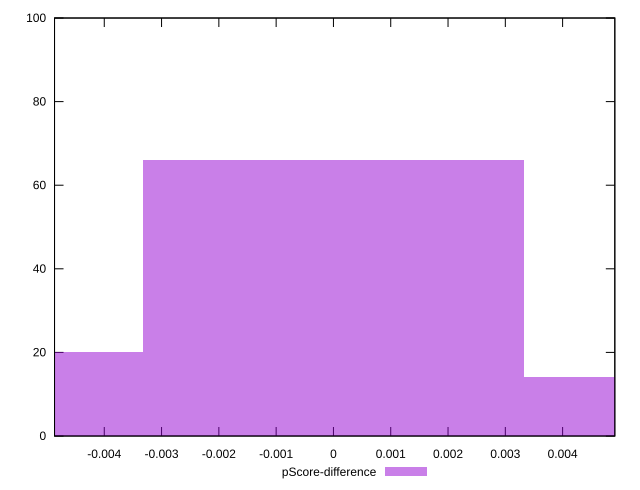

Generate this figure with gnuplot:
reset

$pScoreDifference <<EOF
0 66
-0.006653719128306204 20
0.006653719128306204 14
EOF

set key outside below
set boxwidth 0.006653719128306204
set xrange [-0.00486803561639626:0.004911222356747458]
set yrange [0:100]
set trange [0:100]
set style fill transparent solid 0.5 noborder
set terminal svg size 640, 490 enhanced background rgb 'white'
set output "report_00023_2021-02-20T12:14:57.249Z/mainthread-work-breakdown/samples/pages/pScore-difference/histogram.svg"

plot $pScoreDifference title "pScore-difference" with boxes

reset
